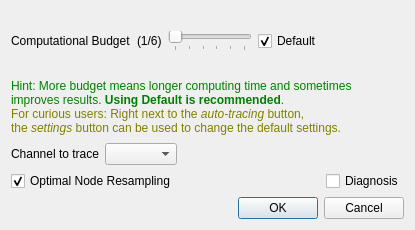
<?xml version="1.0" encoding="UTF-8"?>
<ui version="4.0">
 <class>ZAutoTraceDialog</class>
 <widget class="QDialog" name="ZAutoTraceDialog">
  <property name="geometry">
   <rect>
    <x>0</x>
    <y>0</y>
    <width>415</width>
    <height>230</height>
   </rect>
  </property>
  <property name="windowTitle">
   <string>Automatic Tracing</string>
  </property>
  <layout class="QVBoxLayout" name="verticalLayout_2">
   <item>
    <layout class="QVBoxLayout" name="verticalLayout">
     <item>
      <layout class="QHBoxLayout" name="horizontalLayout">
       <item>
        <widget class="QLabel" name="label">
         <property name="text">
          <string>Computational Budget</string>
         </property>
        </widget>
       </item>
       <item>
        <widget class="QLabel" name="levelLabel">
         <property name="text">
          <string>(1/6)</string>
         </property>
        </widget>
       </item>
       <item>
        <widget class="QSlider" name="levelSlider">
         <property name="minimum">
          <number>1</number>
         </property>
         <property name="maximum">
          <number>6</number>
         </property>
         <property name="pageStep">
          <number>2</number>
         </property>
         <property name="orientation">
          <enum>Qt::Horizontal</enum>
         </property>
         <property name="tickPosition">
          <enum>QSlider::TicksBelow</enum>
         </property>
         <property name="tickInterval">
          <number>1</number>
         </property>
        </widget>
       </item>
       <item>
        <widget class="QCheckBox" name="defaultLevelCheckBox">
         <property name="text">
          <string>Default</string>
         </property>
         <property name="checked">
          <bool>true</bool>
         </property>
        </widget>
       </item>
       <item>
        <spacer name="horizontalSpacer">
         <property name="orientation">
          <enum>Qt::Horizontal</enum>
         </property>
         <property name="sizeHint" stdset="0">
          <size>
           <width>40</width>
           <height>20</height>
          </size>
         </property>
        </spacer>
       </item>
       <item>
        <widget class="QLabel" name="label_4">
         <property name="text">
          <string/>
         </property>
        </widget>
       </item>
      </layout>
     </item>
     <item>
      <widget class="QLabel" name="label_5">
       <property name="text">
        <string>&lt;html&gt;&lt;head/&gt;&lt;body&gt;&lt;p&gt;&lt;span style=&quot; color:#008000;&quot;&gt;Hint: More budget means longer computing time and sometimes &lt;br&gt;improves results. &lt;b&gt;Using Default is recommended&lt;/b&gt;.&lt;br&gt;&lt;span style=&quot; color:#808000;&quot;&gt;For curious users: Right next to the &lt;i&gt;auto-tracing&lt;/i&gt; button, &lt;br&gt;the &lt;i&gt;settings&lt;/i&gt; button can be used to change the default settings.&lt;/span&gt;&lt;/p&gt;&lt;/body&gt;&lt;/html&gt;</string>
       </property>
      </widget>
     </item>
    </layout>
   </item>
   <item>
    <layout class="QHBoxLayout" name="horizontalLayout_2">
     <item>
      <widget class="QLabel" name="label_2">
       <property name="text">
        <string>Channel to trace</string>
       </property>
      </widget>
     </item>
     <item>
      <widget class="QComboBox" name="channelComboBox"/>
     </item>
     <item>
      <spacer name="horizontalSpacer_2">
       <property name="orientation">
        <enum>Qt::Horizontal</enum>
       </property>
       <property name="sizeHint" stdset="0">
        <size>
         <width>40</width>
         <height>20</height>
        </size>
       </property>
      </spacer>
     </item>
    </layout>
   </item>
   <item>
    <layout class="QHBoxLayout" name="horizontalLayout_3">
     <item>
      <widget class="QCheckBox" name="resampleCheckBox">
       <property name="toolTip">
        <string>The final structure will be less redundant when this option is on (recommended).</string>
       </property>
       <property name="text">
        <string>Optimal Node Resampling</string>
       </property>
       <property name="checked">
        <bool>true</bool>
       </property>
      </widget>
     </item>
     <item>
      <spacer name="horizontalSpacer_3">
       <property name="orientation">
        <enum>Qt::Horizontal</enum>
       </property>
       <property name="sizeHint" stdset="0">
        <size>
         <width>40</width>
         <height>20</height>
        </size>
       </property>
      </spacer>
     </item>
     <item>
      <widget class="QCheckBox" name="diagnosisCheckBox">
       <property name="text">
        <string>Diagnosis</string>
       </property>
      </widget>
     </item>
    </layout>
   </item>
   <item>
    <widget class="QDialogButtonBox" name="buttonBox">
     <property name="orientation">
      <enum>Qt::Horizontal</enum>
     </property>
     <property name="standardButtons">
      <set>QDialogButtonBox::Cancel|QDialogButtonBox::Ok</set>
     </property>
    </widget>
   </item>
  </layout>
 </widget>
 <resources/>
 <connections>
  <connection>
   <sender>buttonBox</sender>
   <signal>accepted()</signal>
   <receiver>ZAutoTraceDialog</receiver>
   <slot>accept()</slot>
   <hints>
    <hint type="sourcelabel">
     <x>248</x>
     <y>254</y>
    </hint>
    <hint type="destinationlabel">
     <x>157</x>
     <y>274</y>
    </hint>
   </hints>
  </connection>
  <connection>
   <sender>buttonBox</sender>
   <signal>rejected()</signal>
   <receiver>ZAutoTraceDialog</receiver>
   <slot>reject()</slot>
   <hints>
    <hint type="sourcelabel">
     <x>316</x>
     <y>260</y>
    </hint>
    <hint type="destinationlabel">
     <x>286</x>
     <y>274</y>
    </hint>
   </hints>
  </connection>
 </connections>
</ui>
